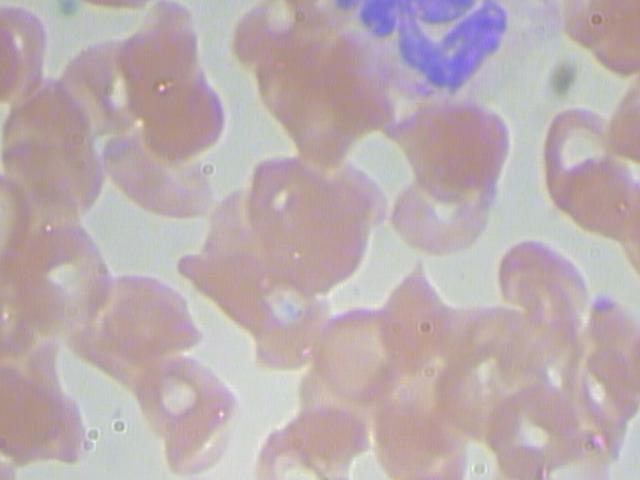
#> input picture images/BloodImage_00002.jpg, 640 x 480 px; its folder holds 4 pictures in this run
$ python main.py   (Python 2 division)
#> lines starting #> are read from the running program, lines starting #| are printed output that depends on the picture; after the words box and inside, x2 and y2 are one past the last pixel; in counts of white or black regions, pixels touching at a corner belong together
### classifier.py
import numpy as np
import cv2

def filter_big_cells(image):
	#threshold blue ranges
	#BGR ordering
	lower_blue = np.array([90,80,160])
	upper_blue = np.array([150,140,255])

	mask = cv2.inRange(image, lower_blue, upper_blue)
	return mask

def filter_small_cells(image):
	#threshold pink/red ranges
	#BGR ordering
	lower_pink = np.array([140,57,59])
	upper_pink = np.array([165,115,185])

	mask = cv2.inRange(image, lower_pink, upper_pink)
	return mask

def find_big_cells(contours, big_bound):
	big_cells = []

	for c in contours:
		c_area = cv2.contourArea(c)

		if c_area > big_bound:
			big_cells.append(c)

	return big_cells

def find_small_cells(contours, small_bound):
	small_cells = []

	for c in contours:
		c_area = cv2.contourArea(c)

		if c_area > small_bound:
			small_cells.append(c)

	return small_cells

def classify_BLM(cnt, cnt_approx, check):
	if check == True:
		return 'LYMPHOCYTE'
	else:
		# TODO fine-tune distinction btwn B/M

		points = cv2.convexHull(cnt_approx, 5, False)

		# ideally, train on the convexity defects to more accurately distinguish between Monocytes and Basophils
		if(len(points) > 4):
			return 'MONOCYTE'
		else:
			return 'BASOPHIL'

def run(image_path):
#> called with image_path = 'BloodImage_00002.jpg'
	path = './images/' + image_path
	image = cv2.imread(path)
#> image is the input picture: shape (480, 640, 3); mean B, G, R 175.5, 172.9, 187.3
	hsv = cv2.cvtColor(image, cv2.COLOR_BGR2HSV)
#> hsv: shape (480, 640, 3); mean H, S, V 81.7, 29.2, 190.6

	# isolate all the big cells (bright blue)
	mask = filter_big_cells(hsv)
#> in filter_big_cells, `mask = cv2.inRange(image, lower_blue, upper_blue)`:
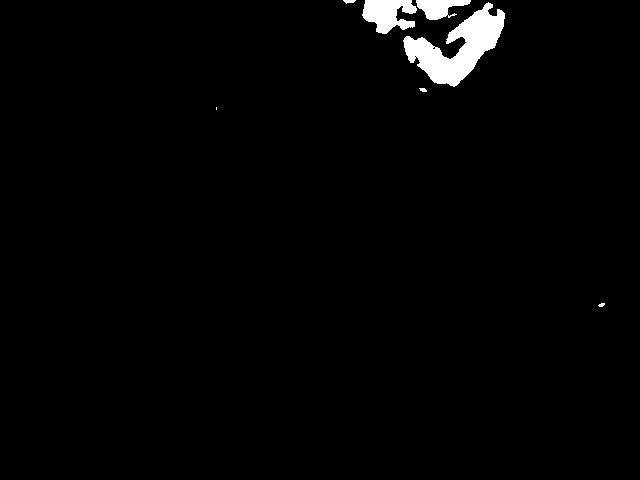
#> mask: shape (480, 640); 1.8% white; 7 white regions (1 under 20 px)


	# extract contours of big cells
	contours, hierarchy = cv2.findContours(mask, cv2.RETR_LIST, cv2.CHAIN_APPROX_SIMPLE)
#> contours = 9 contours, 5 with area under 20; largest, box (x1, y1, x2, y2) and area: (403, 2, 505, 87) 3524, (362, 0, 417, 34) 1148, (416, 0, 471, 20) 578, (343, 0, 356, 4) 21

	# filter out any small contours that are detected after thresholding
	# ideally, also train this bound number
	big_bound = 650
	big_cells = find_big_cells(contours, big_bound)
#> the loop in find_big_cells, `for c in contours:` made 9 passes
#> c_area on passes 6 to 9: 3523.5, 578.5, 1148, 21
#> after the loop in find_big_cells, `for c in contours:`: big_cells = 2 contours; box (x1, y1, x2, y2) and area: (403, 2, 505, 87) 3524, (362, 0, 417, 34) 1148

	# Extract contours of small cells
	mask = filter_small_cells(hsv)
#> in filter_small_cells, `mask = cv2.inRange(image, lower_pink, upper_pink)`:
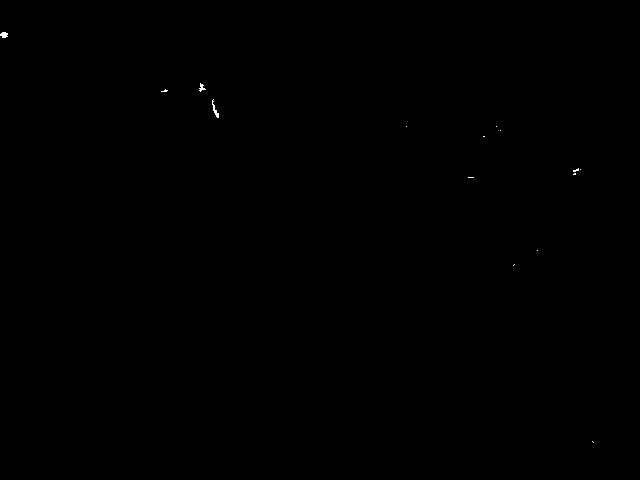
#> mask: shape (480, 640); 0.05% white in thin lines or dots, all inside (x1, y1, x2, y2) = (0, 32, 594, 443)

	contours, hierarchy = cv2.findContours(mask, cv2.RETR_LIST, cv2.CHAIN_APPROX_SIMPLE)
#> contours = 15 contours, 13 with area under 20; largest, box (x1, y1, x2, y2) and area: (0, 32, 8, 38) 26, (212, 99, 219, 118) 24

	small_bound = 400
	small_cells = find_small_cells(contours, small_bound)
#> the loop in find_small_cells, `for c in contours:` made 15 passes
#> c_area on passes 12, 15: 23.5, 25.5
#> after the loop in find_small_cells, `for c in contours:`: small_cells = []
#> small_cells = []

	# classify
	ret_type = ''
	if len(small_cells) > 0 and len(big_cells) <= 2:
		ret_type = 'EOSINOPHIL'
	elif len(big_cells) > 1 and len(small_cells) == 0:
		ret_type = 'NEUTROPHIL'
	elif len(small_cells) == 0:

		# the hard part: distinguishing between Lymphocytes, Monocytes, and Basophils

		# best approach is probably analyzing/training on contours; training is not used here, but ideally i would train on the convexity defects

		cnt = big_cells[0]

		# cnt_approx should be close to cnt; goal is to smooth the contours for easier detection of Lymphocytes, while also making sure Basophils and Monocytes are detectable with a convexity check
		epsilon = 0.03 * cv2.arcLength(cnt,True)
		cnt_approx = cv2.approxPolyDP(cnt,epsilon,True)

		# check is really just for Lymphocytes
		check = cv2.isContourConvex(cnt_approx)

		ret_type = classify_BLM(cnt, cnt_approx, check)

	return ret_type

### main.py
import numpy as np
import cv2
import classifier
import os, sys

'''
Runs the classifier on a dataset and keeps track of false positives/negatives for each class
'''

e_fp = 0
e_fn = 0
n_fp = 0
n_fn = 0
b_fp = 0
b_fn = 0
l_fp = 0
l_fn = 0
m_fp = 0
m_fn = 0

def add_fp(name):
	global e_fp, n_fp, b_fp, l_fp, m_fp

	if name == 'EOSINOPHIL':
		e_fp = e_fp + 1
	elif name == 'NEUTROPHIL':
		n_fp = n_fp + 1
	elif name == 'LYMPHOCYTE':
		l_fp = l_fp + 1
	elif name == 'BASOPHIL':
		b_fp = b_fp + 1
	elif name == 'MONOCYTE':
		m_fp = m_fp + 1

def add_fn(name):
	global e_fn, n_fn, b_fn, l_fn, m_fn

	if name == 'EOSINOPHIL':
		e_fn = e_fn + 1
	elif name == 'NEUTROPHIL':
		n_fn = n_fn + 1
	elif name == 'LYMPHOCYTE':
		l_fn = l_fn + 1
	elif name == 'BASOPHIL':
		b_fn = b_fn + 1
	elif name == 'MONOCYTE':
		m_fn = m_fn + 1

classified = []

with open('./output', 'w') as writer:
	for image_path in os.listdir('./images'):
		#print image_path
		name = classifier.run(image_path)
		writer.write(image_path + ', ' + name + '\n')
		#print(name)
		classified.append(name)
#> pass 2 of the loop `for image_path in os.listdir('./images'):`:
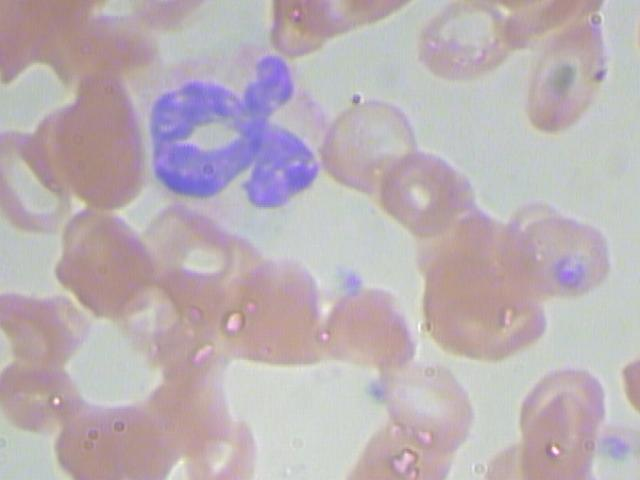
#> input picture images/BloodImage_00003.jpg, 640 x 480 px
#> in run, image is the input picture: shape (480, 640, 3); mean B, G, R 181, 176.2, 187.1
#> hsv: shape (480, 640, 3); mean H, S, V 88, 27.1, 192.7
#> in filter_big_cells (call 2), `mask = cv2.inRange(image, lower_blue, upper_blue)`:
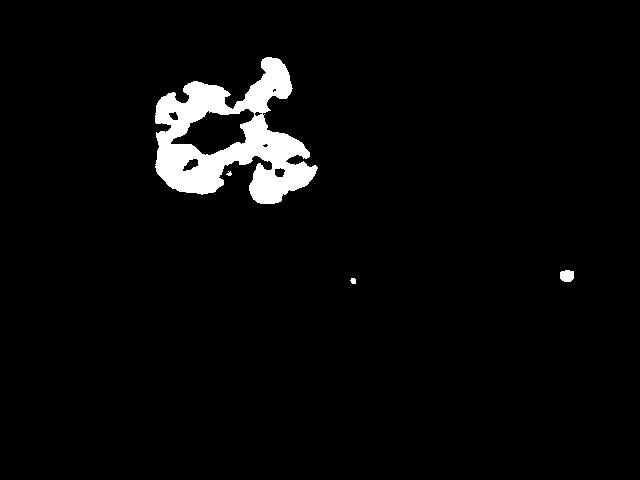
#> mask: shape (480, 640); 3.7% white; 4 white regions (1 under 20 px)
#> in run (call 2), `contours, hierarchy = cv2.findContours(mask, cv2.RETR_LIST, cv2.CHAIN_..`: contours = 11 contours, 3 with area under 20; largest, box (x1, y1, x2, y2) and area: (155, 57, 318, 204) 13010, (170, 108, 255, 156) 2152, (182, 158, 199, 172) 126, (560, 270, 574, 282) 124, (274, 167, 286, 178) 84, (168, 111, 179, 121) 62, (254, 111, 263, 117) 24, (350, 278, 356, 284) 20
#> the loop in find_big_cells (call 2), `for c in contours:` made 11 passes
#> c_area on passes 1, 2, 4, 5, 7, 8, 9, 11: 20, 124.5, 84.5, 126, 24.5, 62.5, 2151.5, 13010.5
#> after the loop in find_big_cells (call 2), `for c in contours:`: big_cells = 2 contours; box (x1, y1, x2, y2) and area: (155, 57, 318, 204) 13010, (170, 108, 255, 156) 2152
#> in filter_small_cells (call 2), `mask = cv2.inRange(image, lower_pink, upper_pink)`:
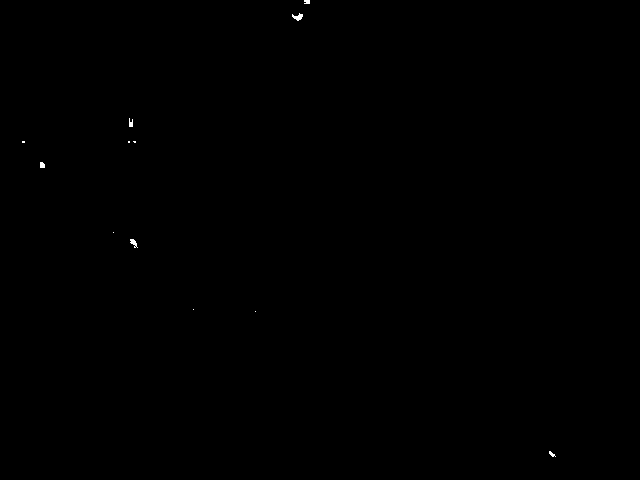
#> mask: shape (480, 640); 0.07% white; 12 white regions (6 under 20 px)
#> in run (call 2), `contours, hierarchy = cv2.findContours(mask, cv2.RETR_LIST, cv2.CHAIN_..`: contours = 13 contours, 11 with area under 20; largest, box (x1, y1, x2, y2) and area: (292, 13, 303, 21) 34, (130, 239, 138, 248) 25
#> the loop in find_small_cells (call 2), `for c in contours:` made 13 passes
#> c_area on passes 5, 12: 25, 34
#> pass 3 of the loop `for image_path in os.listdir('./images'):`:
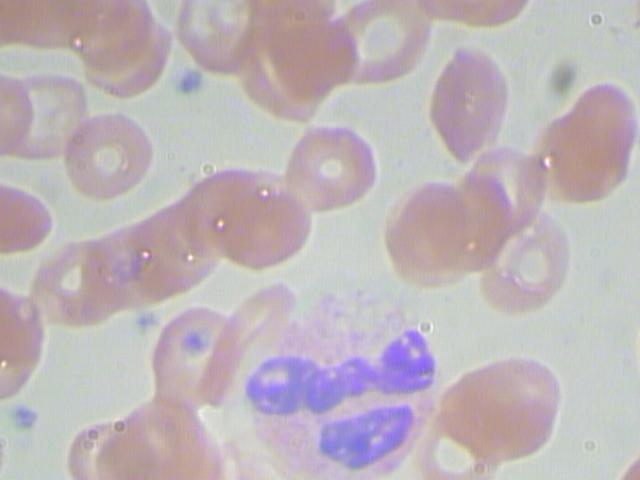
#> input picture images/BloodImage_00005.jpg, 640 x 480 px
#> in run, image is the input picture: shape (480, 640, 3); mean B, G, R 185, 180.1, 189.9
#> hsv: shape (480, 640, 3); mean H, S, V 88.5, 25, 195.2
#> in filter_big_cells (call 3), `mask = cv2.inRange(image, lower_blue, upper_blue)`:
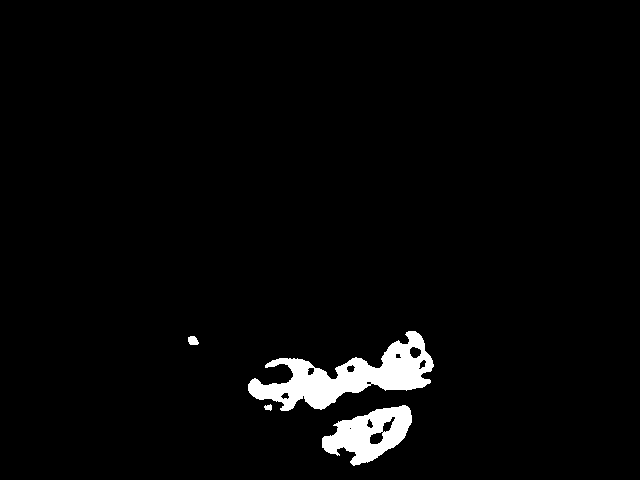
#> mask: shape (480, 640); 2.9% white; 4 white regions
#> in run (call 3), `contours, hierarchy = cv2.findContours(mask, cv2.RETR_LIST, cv2.CHAIN_..`: contours = 15 contours, 2 with area under 20; largest, box (x1, y1, x2, y2) and area: (248, 331, 434, 411) 5940, (322, 405, 412, 466) 3064, (369, 431, 384, 445) 138, (409, 346, 422, 359) 108, (382, 416, 396, 433) 102
#> after the loop in find_big_cells (call 3), `for c in contours:`: big_cells = 2 contours; box (x1, y1, x2, y2) and area: (248, 331, 434, 411) 5940, (322, 405, 412, 466) 3064
#> in filter_small_cells (call 3), `mask = cv2.inRange(image, lower_pink, upper_pink)`:
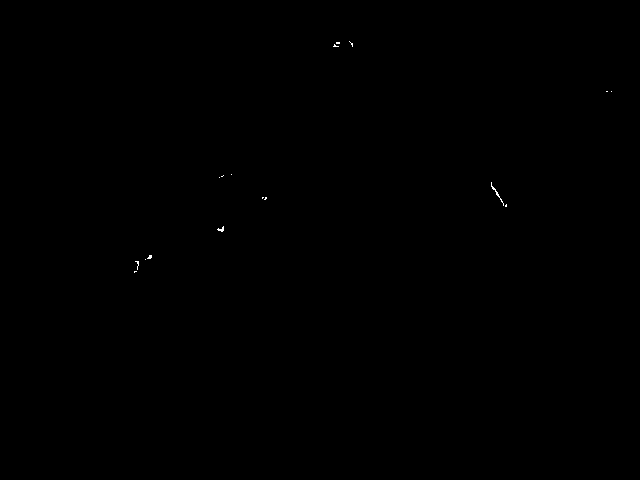
#> mask: shape (480, 640); 0.05% white in thin lines or dots, all inside (x1, y1, x2, y2) = (134, 41, 612, 273)
#> in run (call 3), `contours, hierarchy = cv2.findContours(mask, cv2.RETR_LIST, cv2.CHAIN_..`: contours = 17 contours, all with area under 20
#> the loop made 4 passes; the first 3 are shown

#> (the run stopped early here; a loop or call above may not have finished)
